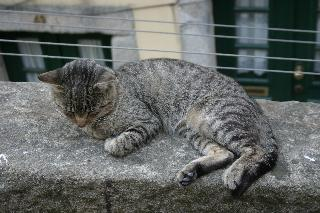
#> input picture A2/inputs/dd/15_10_s.jpg, 320 x 213 px; its folder holds 4 pictures in this run
$ python 2019459_q4.py
#> lines starting #> are read from the running program, lines starting #| are printed output that depends on the picture; after the words box and inside, x2 and y2 are one past the last pixel; in counts of white or black regions, pixels touching at a corner belong together
#!/usr/bin/env python
# coding: utf-8

# In[1]:


import cv2
import numpy as np
import pandas as pd
import matplotlib.pyplot as plt
import os
import shutil


# In[2]:


def load_images(folder):
#> called with folder = '../../inputs/dd/'
    images = []
    for filename in os.listdir(folder):
        img = cv2.imread(os.path.join(folder,filename))
#> img is the input picture: shape (213, 320, 3); mean B, G, R 99.5, 101.8, 97.8
        if img is not None:
            images.append(img)
    return images


# In[3]:


imgs = load_images('../../inputs/dd/')


# In[4]:


img = cv2.imread('../../inputs/15_19_s.jpg')
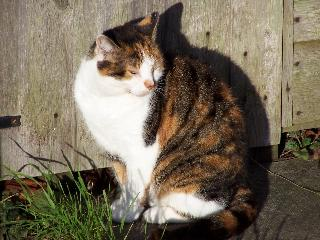
#> input picture A2/inputs/15_19_s.jpg, 320 x 240 px
#> img is the input picture: shape (240, 320, 3); mean B, G, R 90.5, 108.3, 119.1
# pyplot uses rgb so image is reversed before displaying
plt.imshow(img[:,:,::-1])


# In[ ]:


# In[5]:


gray = cv2.cvtColor(img, cv2.COLOR_BGR2GRAY)
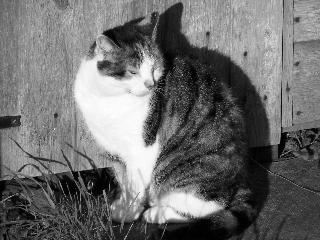
#> gray: shape (240, 320); min 0, max 255, mean 109.5
plt.imshow(gray, cmap='gray')


# ## Corner detection

# In[6]:


corners = cv2.goodFeaturesToTrack(gray, 40, 0.01, 10)
#> corners = 40 rows, first 8: [103, 190], [103, 33], [20, 116], [156, 80], [80, 172], [287, 134], [151, 206], [88, 188]
corners = np.int0(corners)

# marking the corners
for i in corners:
    x, y = i.ravel()
    cv2.circle(img, (x, y), 2, (0, 0, 255), -1)
#> this loop made 40 passes
#> (x, y) on passes 1 to 12: (103, 190), (103, 33), (20, 116), (156, 80), (80, 172), (287, 134), (151, 206), (88, 188), (92, 168), (158, 181), (246, 52), (28, 203)
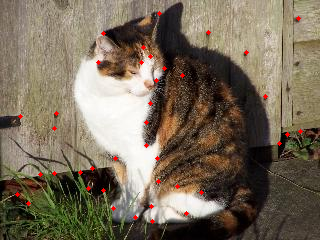
#> img: shape (240, 320, 3); 0.68% of pixels changed, all inside (x1, y1, x2, y2) = (15, 11, 303, 224)

plt.imshow(img[:,:,::-1])


# ### Creating patches and lbp features

# In[7]:


def rounder(img, pixel, i, j):
    ret = 0
    height, width = img.shape
    if(i<0 or j<0 or i>=height or j>=width):
        return ret
    val = img[i][j]
    if val>=pixel:
        ret = 1
    return int(ret)

def lbped(img, i, j):
    pixel = img[i][j]
    binary = []

    # lbp
    binary.append(rounder(img, pixel, i-1, j-1))
    binary.append(rounder(img, pixel, i-1, j))
    binary.append(rounder(img, pixel, i-1, j+1))
    binary.append(rounder(img, pixel, i, j+1))
    binary.append(rounder(img, pixel, i+1, j+1))
    binary.append(rounder(img, pixel, i+1, j))
    binary.append(rounder(img, pixel, i+1, j-1))
    binary.append(rounder(img, pixel, i, j-1))

    # converting to decimal
    ret = 0
    for bit in binary:
        ret = (ret << 1) | bit
    return int(ret)

def lbper(img):
    lbpimg = np.zeros_like(img)
    height, width = img.shape
    for i in range(0, height):
        for j in range(0, width):
            lbpimg[i][j] = lbped(img, i, j)
    # border values are removed
    return lbpimg[1:height-1, 1:width-1]


# In[8]:


# radius = (size of patch - 1) / 2
rad = 5
# patch is 11x11


# In[9]:


search_feature = np.array((), int)
search_hist = np.zeros(256, int)
l, b = gray.shape
#> l = 240; b = 320

# only the 25 best and viable corners are chosen
count = 0
for corner in corners:
    if(count>24):
        break
    w, h = corner[0]
    if(h-rad<0 or w-rad<0 or h+rad>l or w+rad>b):
        continue
    count += 1
    patch = gray[h-rad:h+rad+1, w-rad:w+rad+1]
    lbpatch = lbper(patch)
    histo = cv2.calcHist([lbpatch],[0],None,[256],[0,256])
    histo = histo.astype(int)
    arr = np.zeros(256, int)
    for k in range(256):
        arr[k] = histo[k][0]
        search_hist[k] += arr[k]
    search_feature = np.concatenate((search_feature, arr))
#> this loop made 26 passes
#> (w, h, count) on pass 1: (103, 190, 1)


# In[10]:


search_feature.shape


# In[11]:


search_hist


# ### Creating histograms for dataset images

# In[12]:


def histomaker(gray, corners):
    feature = np.array((), int)
    cumu_hist = np.zeros(256, int)
    l, b = gray.shape
    count = 0

    for corner in corners:
        if(count>24):
            break
        w, h = corner[0]
        if(h-rad<0 or w-rad<0 or h+rad>l or w+rad>b):
            continue
        count += 1
        patch = gray[h-rad:h+rad+1, w-rad:w+rad+1]
        lbpatch = lbper(patch)
        histo = cv2.calcHist([lbpatch],[0],None,[256],[0,256])
        histo = histo.astype(int)
        arr = np.zeros(256, int)
        for k in range(256):
            arr[k] = histo[k][0]
            cumu_hist[k] += arr[k]
        feature = np.concatenate((feature, arr))

    return feature, cumu_hist

def process(img):
    gray = cv2.cvtColor(img, cv2.COLOR_BGR2GRAY)
    corners = cv2.goodFeaturesToTrack(gray, 30, 0.01, 10)
    corners = np.int0(corners)

    # [0] for method 1, [1] for method 2
    return histomaker(gray, corners)[0]


# In[13]:


histos = []
for image in imgs:
    histos.append(process(image))
#> this loop made 4 passes
#> pass 2, in process (call 2), `gray = cv2.cvtColor(img, cv2.COLOR_BGR2GRAY)`:
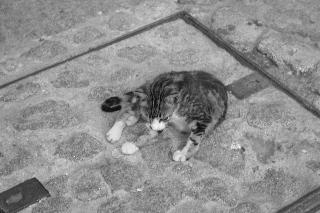
#> gray: shape (213, 320); min 4, max 253, mean 142.3
#> pass 3, in process (call 3), `gray = cv2.cvtColor(img, cv2.COLOR_BGR2GRAY)`:
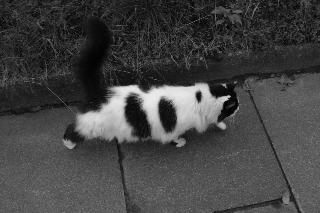
#> gray: shape (213, 320); min 0, max 238, mean 67.6


#

# In[14]:


distances = dict()

# search_feature for method 1, search_hist for method 2
for i in range(len(histos)):
    distances[i] = ((histos[i] - search_feature)**2).sum()


# In[15]:


distances


# ### Choosing k nearest images

# In[16]:


sorted_index = sorted(distances, key=distances.get)
for i in sorted_index:
    print(i, distances[i])


# In[17]:


k = 5

for i in range(k):
#> (the run stopped early here; a loop or call above may not have finished)
